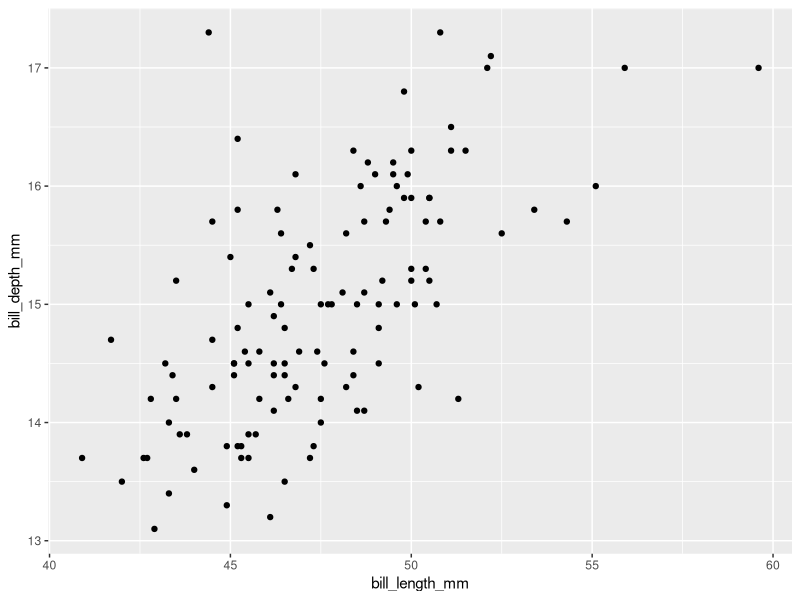
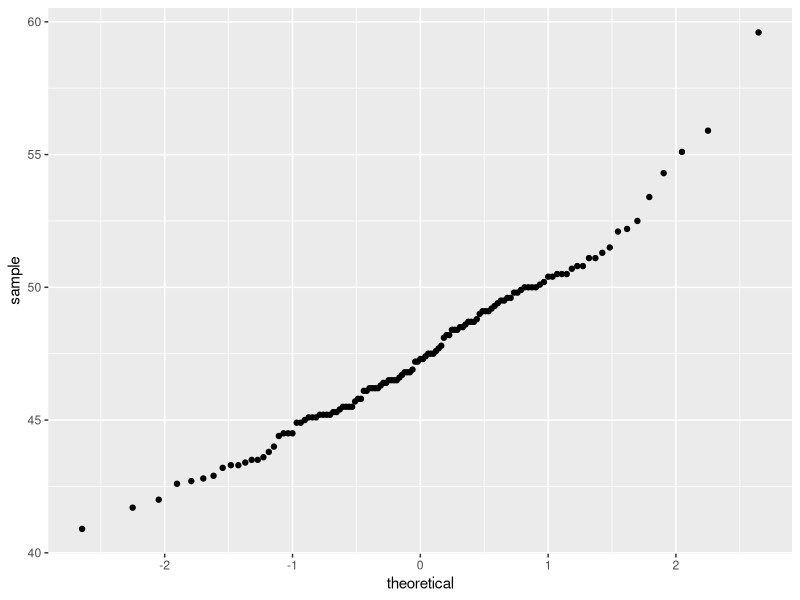
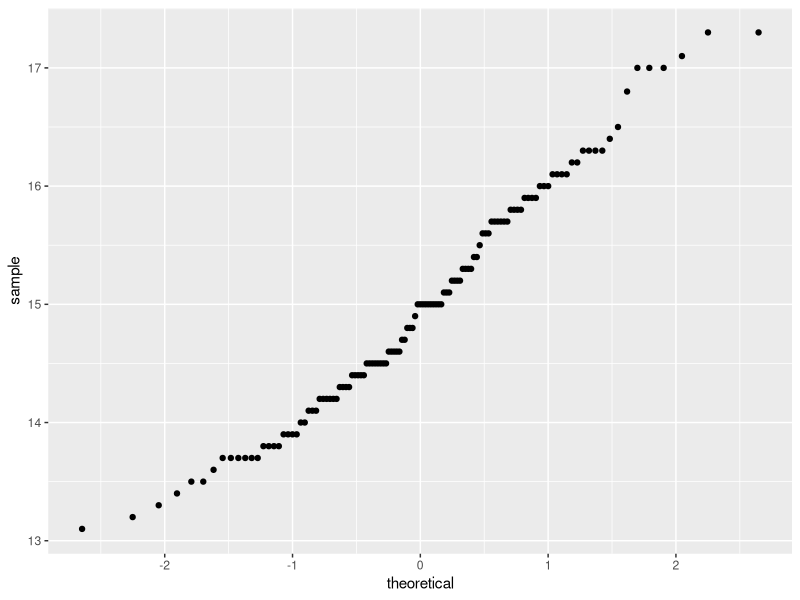
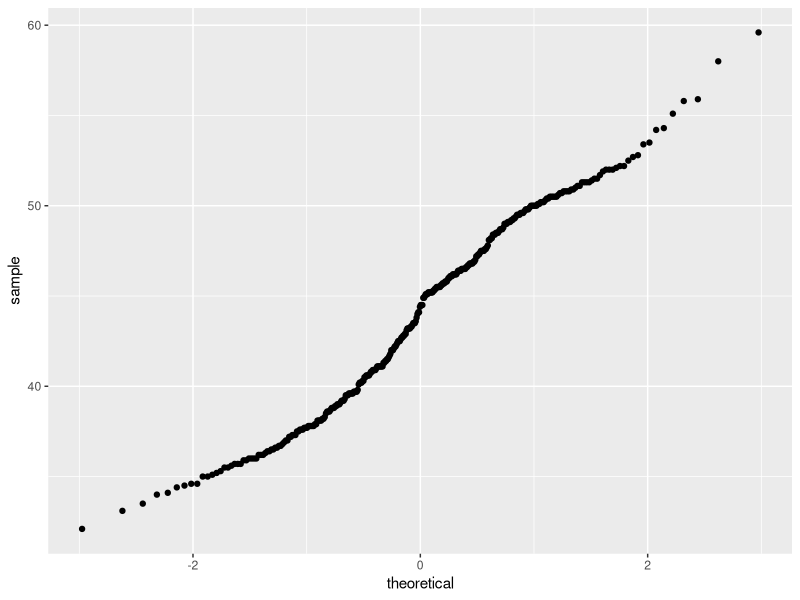
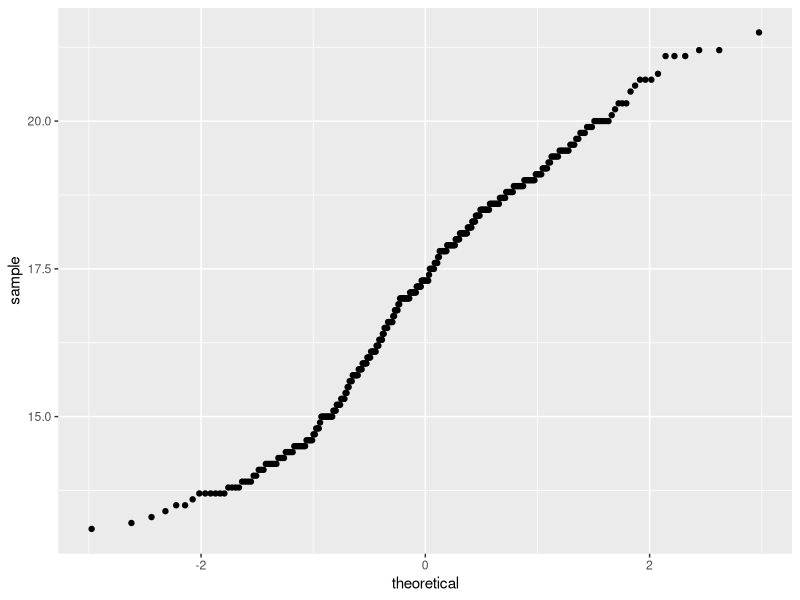
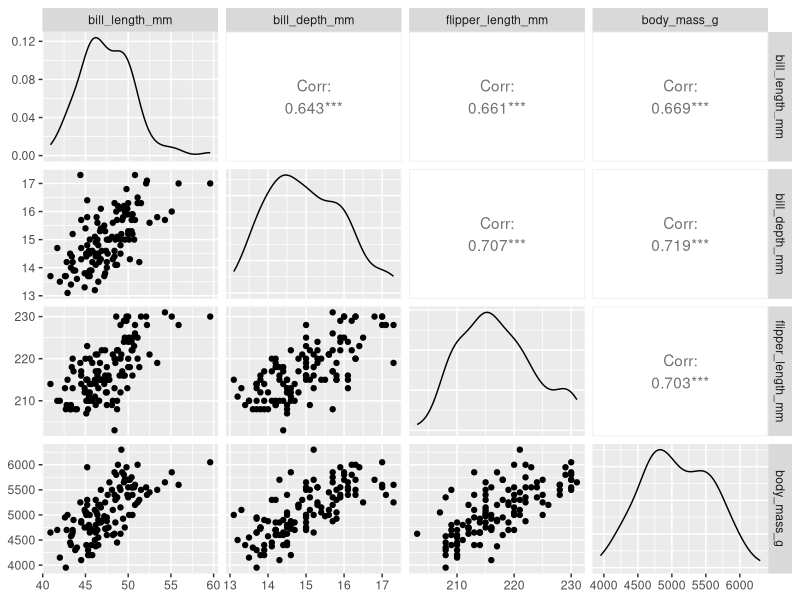
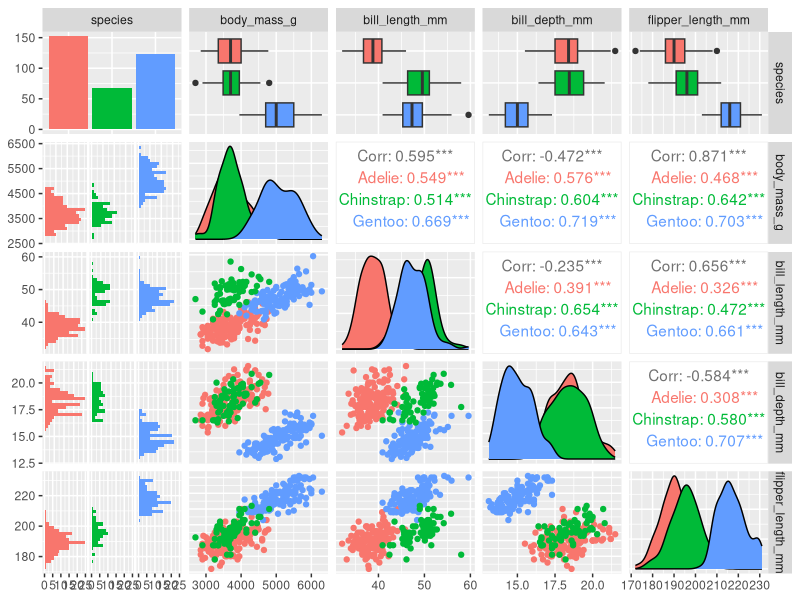

The R source for these figures, in order:
## 1 March 2021
## 3.4 Correlations


## In stats, we use correlation tests to evaluate the association between two or more
## variables. Pearson correlation (r), measures a linear dependence between two 
## variables (x and y). Pearson correlation is also known as a parametric correlation 
## test because it depends on the distribution of the data. It can only be used when 
## x and y are from normal distribution. The plot of y=f(x) is named the linear 
## regression curve. 

## If your data aren't normal, you can use Kendall tau and Spearman rho, which are 
## rank-based correlation coefficients (non-parametric). 

## Let's see how bill length and bill depth relate to each other. We can start with 
## a simple plot. For now, let's just look at Gentoos.

library(tidyverse)
library(palmerpenguins)

gentoo = penguins %>% 
  filter(species=="Gentoo")

## Exploratory data analysis:
glimpse(gentoo)
summarize(gentoo)
ggplot() +
  geom_point(aes(x=bill_length_mm, y=bill_depth_mm), data=gentoo)

## So, as expected, it looks like longer bill length typically corresponds with increased
## bill depth. We can check normality with QQ plots.

ggplot(gentoo) +
  stat_qq(aes(sample=bill_length_mm))
ggplot(gentoo) +
  stat_qq(aes(sample=bill_depth_mm))

## Great, those QQ plots look fine, so we can move on to a correlation analysis. What is
## the correlation between Gentoo penguin bill length and bill depth? We can use cor()
## to calculate Pearson's r correlation coefficient. There's an NA in the Gentoo bill
## data, so we have to handle the missing data with the use parameter in cor(), or 
## the function will throw an error. You can check ?cor to see the options for the use
## parameter. Another option is to filter NAs out of the data before running it through
## the correlation test. You'll note that the default correlation method is Pearson's r,
## but if your data weren't normal, you can use the method parameter in cor() to run the 
## Kendall or Spearman correlation tests with sorted data. 

## cor() returns just the correlation coefficient r
cor(x=gentoo$bill_length_mm, y=gentoo$bill_depth_mm, use="complete.obs")

## cor.test() returns the t-statistic, df, p-value, etc.
cor.test(x=gentoo$bill_length_mm, y=gentoo$bill_depth_mm, use="complete.obs")

## Interpreting Pearson's r:
#### -- -1 indicates a strong negative correlation: this means that every time x increases,
####     y decreases
#### -- 0 means that there is no association between the two variables (x and y) 
#### -- 1 indicates a strong positive correlation: this means that y increases with x

## So for bill length v. bill depth, Pearson's r = 0.64. That's a pretty solid correlation
## coefficient - there's a positive linear relationship. For cor.test() we can see that 
## the p-value is much less than 0.05, so the correlation is significant. 

## Exercise 4.1: Calculate the correlation between bill length and bill depth with
## all 3 penguin species combined into a single data set. Is the correlation stronger or
## weaker compared to the correlation between bill length and bill depth for Gentoo 
## penguins alone? Do you notice anything unexpected about this correlation?

ggplot(penguins) +
  stat_qq(aes(sample=bill_length_mm))
ggplot(penguins) + 
  stat_qq(aes(sample=bill_depth_mm))

cor.test(x=penguins$bill_length_mm, y=penguins$bill_depth_mm, use="complete.obs")
## Now the correlation is negative, and weaker (-0.235), but still significant. 

## Correlation matrix:
## Now I want to get a quick sense of how all of the variables relate to each other.
## Which penguin body measurements are most related? I can send multiple columns from 
## our data.frame to cor() at once, and it will return a matrix with the correlations
## of each variable vs. all of the others. 

## I'm checking to see which columns would be interesting to include in the correlation
## analysis
head(gentoo) 
cor(gentoo[,3:6], use="complete.obs")
## Welp, everything is related, but the strongest correlation is between body mass 
## and bill depth. 

## If you want to add more pizazz and flair to the correlation analysis, you can use
## ggpairs() in the GGally package. ggpairs() will plot x-y scatterplots between variable
## pairs on the lower left-hand side of the plot matrix and print out correlation 
## coefficients on the upper right hand side of the matrix. The matrix diagonal shows 
## the density plot for each single variable (a density plot is like a histogram, but
## with a line instead of bars). This let's you handle quick data visualization, 
## normality tests and a correlation analysis in a one-stop-shop.


library(GGally) # ggpairs()

gentoo %>%
  select(bill_length_mm, bill_depth_mm, flipper_length_mm, body_mass_g) %>%
  ggpairs()

## If we want to be really fancy, we can run ggpairs() on the complete dataset rather 
## than just the Gentoo penguins. To keep the species separated in our correlation
## matrix, we can map the species variable to a color.

penguins %>%
  ## using ends_with() to select variables with names that end in "_mm".
  select(species, body_mass_g, ends_with("_mm")) %>% 
  GGally::ggpairs(aes(color = species))

## This presents a lot of information. Every correlation presented in this matrix is
## significant. R shows this with the number of asterisks next to the correlation 
## coefficient. That's not a big surprise, different measurements on a bird's body 
## are most likely correlated. It seems like the correlation between body metrics is 
## typically higher in Gentoo penguins than either Chinstrap or Adelie penguins. There's
## also a few relationships where the correlation of the pooled data (i.e., all three
## species) is negative, but each of the species-specific correlations for the same 
## relationship is positive. This seems to be true for the relationship between bill
## depth and any of the other three body measurements. That's interesting, and something
## we'll look out for in future statistical analyses in this dataset.

## Remember: Correlation does not imply causation. It's only a tool to understand the
## relationship. 

